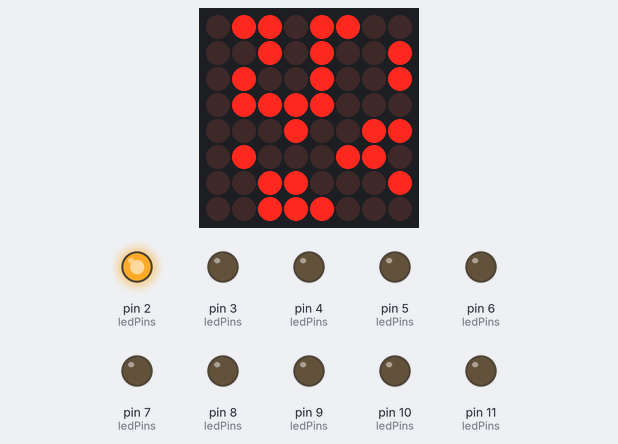
Bench run of a sketch on a simulated Arduino Uno, built with avr-gcc and run on an emulated ATmega328P. On the bench: 8×8 LED matrix, output pins drawn as LEDs (lit = HIGH).

Above: at 0.05 s.
At 5.35 s:
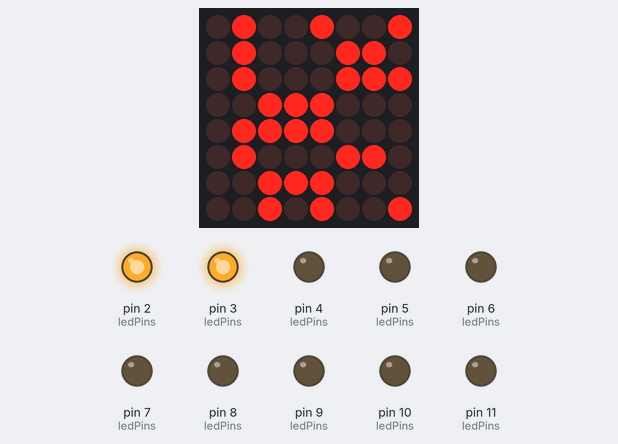
At 9.96 s:
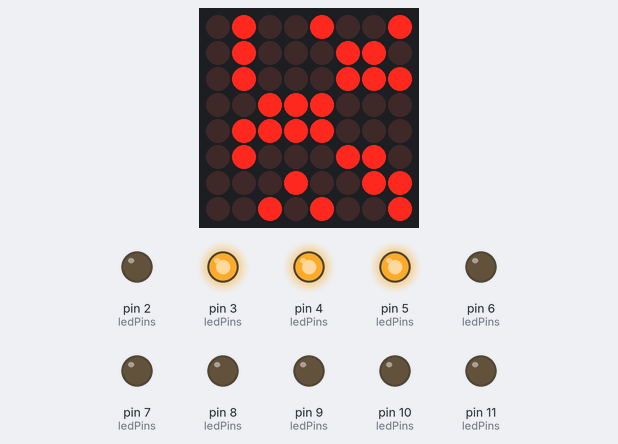
At 19.97 s:
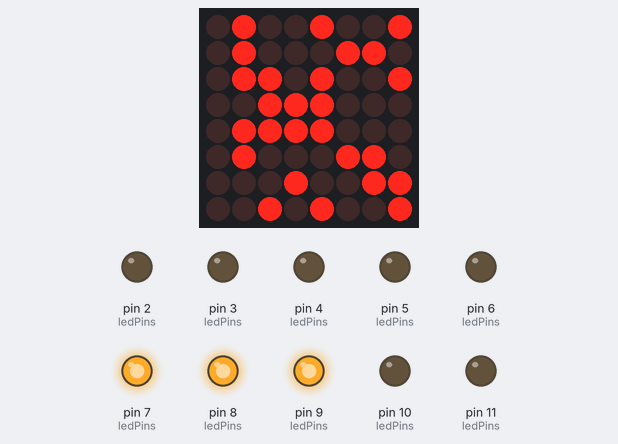
At 29.87 s:
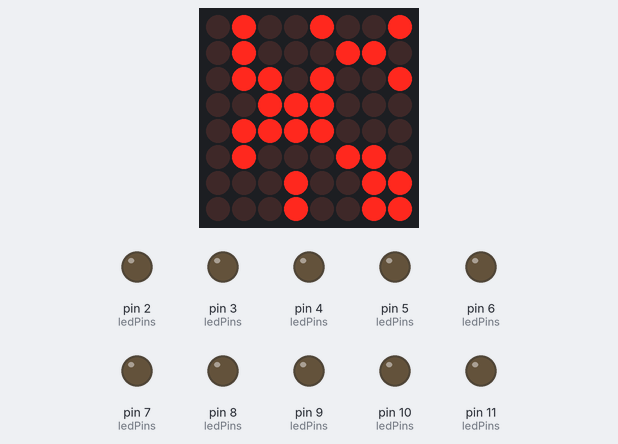
At 39.88 s:
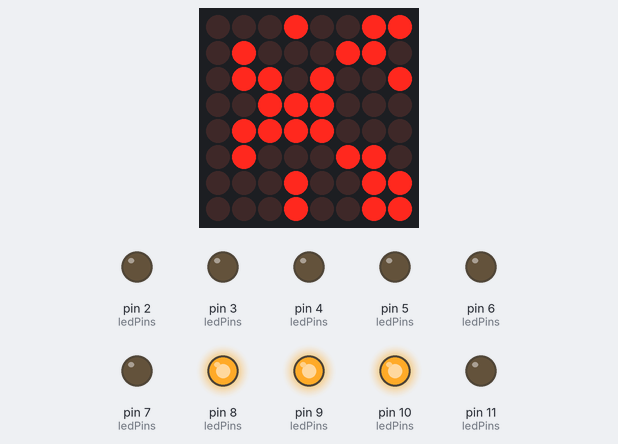
Timing chart, 0 to 40.0 s (numbered marks = the images above):
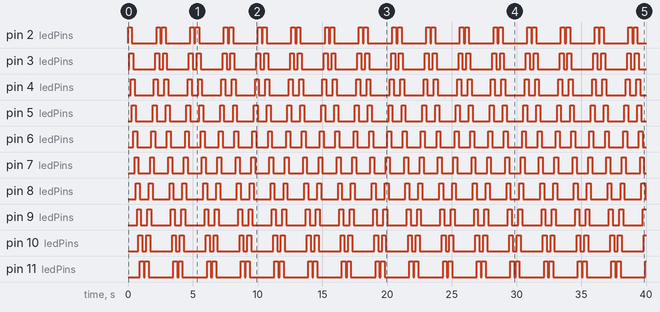

Measured:
- by itself, pin 2 (ledPins): repeats every 2.6 s: LOW 1.9 s, HIGH 0.30 s, LOW 0.10 s, HIGH 0.30 s
- by itself, pin 3 (ledPins): repeats every 2.6 s: LOW 1.7 s, HIGH 0.30 s, LOW 0.30 s, HIGH 0.30 s
- by itself, pin 4 (ledPins): repeats every 2.6 s: LOW 1.5 s, HIGH 0.30 s, LOW 0.50 s, HIGH 0.30 s
- by itself, pin 5 (ledPins): repeats every 2.6 s: LOW 1.3 s, HIGH 0.30 s, LOW 0.70 s, HIGH 0.30 s
- by itself, pin 6 (ledPins): repeats every 2.6 s: LOW 1.1 s, HIGH 0.30 s, LOW 0.90 s, HIGH 0.30 s
- by itself, pin 7 (ledPins): repeats every 2.6 s: LOW 0.90 s, HIGH 0.30 s, LOW 1.1 s, HIGH 0.30 s
- by itself, pin 8 (ledPins): repeats every 2.6 s: LOW 0.70 s, HIGH 0.30 s, LOW 1.3 s, HIGH 0.30 s
- by itself, pin 9 (ledPins): repeats every 2.6 s: LOW 0.50 s, HIGH 0.30 s, LOW 1.5 s, HIGH 0.30 s

The sketch:

BobaFett_Chestplate.ino
```cpp
#include <Arduino.h>
#include "LedControl.h"

// This code runs the Boba Fett chest plate
// pin 12 on DIN,
// pin 13 on Clk,
// pin 1 on LOAD
LedControl lc = LedControl(12, 13, 1, 1);
#define DELAY 100
const int ledCount = 10;

int ledPins[] = {
  2, 3, 4, 5, 6, 7, 8, 9, 10, 11
};
void setup() {
 pinMode(2, OUTPUT);
  pinMode(3, OUTPUT);
  pinMode(4, OUTPUT);
  pinMode(5, OUTPUT);
  pinMode(6, OUTPUT);
  pinMode(7, OUTPUT);
  pinMode(8, OUTPUT);
  pinMode(9, OUTPUT);
  pinMode(10, OUTPUT);
  pinMode(11, OUTPUT);
  pinMode (12, OUTPUT);
  pinMode (13, OUTPUT);
  digitalWrite (2, LOW);
  digitalWrite (3, LOW);
  digitalWrite (4, LOW);
  digitalWrite (5, LOW);
  digitalWrite (6, LOW);
  digitalWrite (7, LOW);
  digitalWrite (8, LOW);
  digitalWrite (9, LOW);
  digitalWrite (10, LOW);
  digitalWrite (11, LOW);

  lc.shutdown(0, false);

  lc.setIntensity(0, 5);

  lc.clearDisplay(0);
  lc.setRow(0, 0, B01101100);
  lc.setRow(0, 1, B00101001);
  lc.setRow(0, 2, B01001001);
  lc.setRow(0, 3, B01111000);
  lc.setRow(0, 4, B00010011);
  lc.setRow(0, 5, B01000110);
  lc.setRow(0, 6, B00110001);
  lc.setRow(0, 7, B00111000);
}

void loop() {
  digitalWrite (2, HIGH);
  delay(DELAY);
  digitalWrite (3, HIGH);
    lc.setRow(0, 6, B00111000);
  delay(DELAY);
  digitalWrite (4, HIGH);
  delay(DELAY);
  digitalWrite (5, HIGH);
    lc.setRow(0, 4, B01111000);
  digitalWrite (2, LOW);
  delay(DELAY);
  digitalWrite (6, HIGH);
  digitalWrite (3, LOW);
  delay(DELAY);
      digitalWrite (7, HIGH);
        lc.setRow(0, 4, B01101100);
    digitalWrite (4, LOW);
  delay(DELAY);
      digitalWrite (8, HIGH);
    digitalWrite (5, LOW);
      lc.setRow(0, 6, B00010011);
  delay(DELAY);
      digitalWrite (9, HIGH);
    digitalWrite (6, LOW);
  delay(DELAY);
  digitalWrite (10, HIGH);
    lc.setRow(0, 4, B01001001);
    digitalWrite (7, LOW);
  delay(DELAY);
      digitalWrite (11, HIGH);
    digitalWrite (8, LOW);
  delay(DELAY);
    digitalWrite (9, LOW);
  delay(DELAY);
    lc.setRow(0, 7, B00101001);
    digitalWrite (10, LOW);
  delay(DELAY);
    digitalWrite (11, LOW);
  delay(DELAY);
digitalWrite (11, HIGH);
  lc.setRow(0, 3, B01000110);
  delay(DELAY);
digitalWrite (10, HIGH);
delay (DELAY);
digitalWrite (9, HIGH);
  lc.setRow(0, 5, B01111000);
delay (DELAY);
digitalWrite (8, HIGH);
digitalWrite (11, LOW);
delay (DELAY);
 lc.setRow(0, 3, B00110001);
digitalWrite (7, HIGH);
digitalWrite (10, LOW);
delay (DELAY);
digitalWrite (6, HIGH);
  lc.setRow(0, 5, B00101001);
digitalWrite (9, LOW);
delay (DELAY);
digitalWrite (5, HIGH);
  lc.setRow(0, 0, B00110001);
digitalWrite (8, LOW);
delay (DELAY);
digitalWrite (4, HIGH);
  lc.setRow(0, 0, B00110001);
digitalWrite (7, LOW);
delay (DELAY);
digitalWrite (3, HIGH);
  lc.setRow(0, 3, B00111000);
digitalWrite (6, LOW);
  lc.setRow(0, 5, B01000110);
delay (DELAY);
digitalWrite (2, HIGH);
digitalWrite (5, LOW);
delay (DELAY);
digitalWrite (4, LOW);
delay (DELAY);
digitalWrite (3, LOW);
delay (DELAY);
digitalWrite (2, LOW);
  lc.setRow(0, 1, B01001001);
delay (DELAY);
  lc.setRow(0, 4, B01111000);
digitalWrite (2, HIGH);

  lc.setRow(0, 2, B01101001);
  delay(DELAY);
    digitalWrite (3, HIGH);
  delay(DELAY);
    digitalWrite (4, HIGH);
  delay(DELAY);
      digitalWrite (5, HIGH);
        lc.setRow(0, 1, B01000110);
    digitalWrite (2, LOW);
  delay(DELAY);
digitalWrite (6, HIGH);
  lc.setRow(0, 0, B00010011);
    digitalWrite (3, LOW);
  delay(DELAY);
      digitalWrite (7, HIGH);
        lc.setRow(0, 7, B00010011);
    digitalWrite (4, LOW);
  delay(DELAY);
      digitalWrite (8, HIGH);
    digitalWrite (5, LOW);
  delay(DELAY);
      digitalWrite (9, HIGH);
    digitalWrite (6, LOW);
  delay(DELAY);
  digitalWrite (10, HIGH);
    digitalWrite (7, LOW);
  delay(DELAY);
      digitalWrite (11, HIGH);
    digitalWrite (8, LOW);
  delay(DELAY);
    lc.setRow(0, 0, B01001001);
    digitalWrite (9, LOW);
  delay(DELAY);
    digitalWrite (10, LOW);
  delay(DELAY);
    digitalWrite (11, LOW);
  delay(DELAY);
digitalWrite (11, HIGH);
  lc.setRow(0, 7, B00101001);
  delay(DELAY);
digitalWrite (10, HIGH);
delay (DELAY);
digitalWrite (9, HIGH);
  lc.setRow(0, 5, B01000110);
delay (DELAY);
digitalWrite (8, HIGH);
digitalWrite (11, LOW);
delay (DELAY);
digitalWrite (7, HIGH);
digitalWrite (10, LOW);
delay (DELAY);
digitalWrite (6, HIGH);
digitalWrite (9, LOW);
delay (DELAY);
digitalWrite (5, HIGH);
digitalWrite (8, LOW);
delay (DELAY);
digitalWrite (4, HIGH);
  lc.setRow(0, 2, B01000111);
digitalWrite (7, LOW);
delay (DELAY);
digitalWrite (3, HIGH);
digitalWrite (6, LOW);
delay (DELAY);
digitalWrite (2, HIGH);
digitalWrite (5, LOW);
delay (DELAY);
digitalWrite (4, LOW);
delay (DELAY);
  lc.setRow(0, 7, B00101001);
digitalWrite (3, LOW);
delay (DELAY);
digitalWrite (2, LOW);
delay (DELAY);

  }
```
